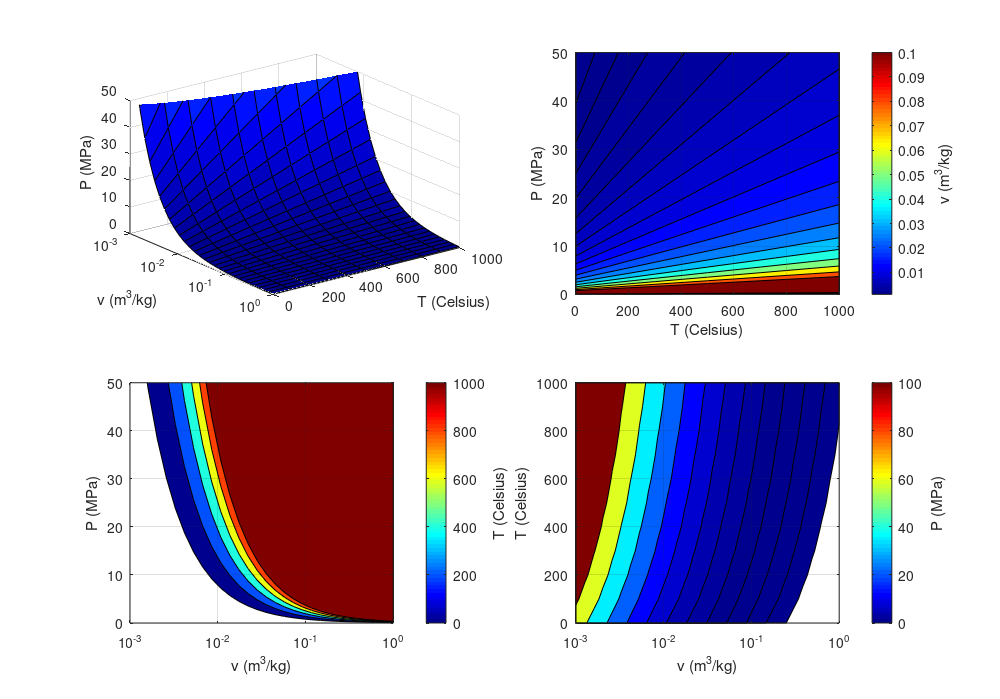

MATLAB code to generate this figure:
% Setup the Figure
h = 7; % Height in Inches
w = 10; % Width in Inches
Rs = 287; % Variable for Specific Gas Constant

% Set Up the Page
figure ('Units','Inches','Position',[ 0 0 w h ]);
set(gcf,'PaperSize',[ w h ],'PaperPositionMode','auto');

colormap(jet);



%% Plot P-v-T

subplot(2,2,1)
t = 0:100:1000;
v = logspace(-3,0,30);
[T,V] = meshgrid(t,v);
P = (1/(1e6))*(Rs*(T+273))./V;
surf(T,V,P);

% Adjust the Axis Limits, Counts, Scales, and Order
grid on;
xlim([0 1000]);
ylim([10^-3 10^0]);
zlim([0 50]);
xticks(0:200:1000);
yticks(logspace(-3,0,4));
zticks(0:10:50);
set(gca,'YScale','log');
set(gca,'YDir','reverse');

% Label the Axis
xlabel('T (Celsius)');
ylabel('v (m^3/kg)'); 
zlabel('P (MPa)');

%% Plot T-p

subplot(2,2,2);
contourf(T,P,V,logspace(-3,-1,21)); 

% Set Up the Colorbar
a = colorbar;
set(a,'YTick',(0:0.01:0.1))

% Adjust the Axis Limits
grid on;
xlim([0 1000])
ylim([0 50]);

% Label the Axis
xlabel('T (Celsius)');
ylabel('P (MPa)');
ylabel(a,'v (m^3/kg)');

%% Plot v-P

subplot(2,2,3);
t_2 = 0:100:1000000;
[T2,V2] = meshgrid(t_2,v);
P2 = (1/(1e6))*(Rs.*(T2+273))./V2;
contourf(V2,P2,T2,[0 200 400 600 800 1000]);

% Set Up the Colorbar
b = colorbar;

% Adjust the Axis Limits and Scale
grid on;
set(gca,'XScale','log'); 
xlim([10^-3 1]);
ylim([0 50]);

% Label the Axis
xlabel('v (m^3/kg)');
ylabel('P (MPa)');
ylabel(b,'T (Celsius)');

%% Plot v-T

subplot(2,2,4);
contourf(V,T,P,logspace(-0.5,2,12));

% Adjust the Axis Limits and Counts
grid on;
set(gca,'XScale','log');
xticks(logspace(-3,0,4));

% Set Up the Colorbar
c = colorbar;
caxis([0 100]);

% Label the Axis
xlabel('v (m^3/kg)');
ylabel('T (Celsius)');
ylabel(c,'P (MPa)');

%% Print the figure
print('ideal_gas.png','-dpng','-r300')







